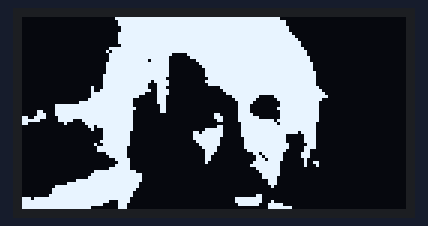
This sketch was run on a simulated Arduino Uno, built with avr-gcc and run on an emulated ATmega328P. Parts: 128×64 one-colour display.

Above: at 0.1 s.

The sketch:

Experiment_14_OLED_Bitmap.ino
```cpp
// (licence header left out)
#include <Wire.h>
#include <Adafruit_SSD1306.h>

const int SWITCH = 3;
const int SCREEN_WIDTH = 128;
const int SCREEN_HEIGHT = 64;
const int OLED_RESET = -1;      //uses Arduino reset button

// 'Einstein_128_64', 128x77px
const unsigned char epd_bitmap_Einstein_128_64 [] PROGMEM = {
	0x00, 0x00, 0x00, 0x01, 0xff, 0xff, 0xff, 0xff, 0xff, 0xff, 0xfc, 0x00, 0x00, 0x00, 0x00, 0x00,
	0x00, 0x00, 0x00, 0x00, 0xff, 0xff, 0xff, 0xff, 0xff, 0xff, 0xff, 0x00, 0x00, 0x00, 0x00, 0x00,
	0x00, 0x00, 0x00, 0x00, 0xff, 0xff, 0xff, 0xff, 0xff, 0xff, 0xff, 0x00, 0x00, 0x00, 0x00, 0x00,
	0x00, 0x00, 0x00, 0x00, 0x7f, 0xff, 0xff, 0xff, 0xff, 0xff, 0xff, 0x80, 0x00, 0x00, 0x00, 0x00,
	0x00, 0x00, 0x00, 0x00, 0x7f, 0xff, 0xff, 0xff, 0xff, 0xff, 0xff, 0x80, 0x00, 0x00, 0x00, 0x00,
	0x00, 0x00, 0x00, 0x00, 0xff, 0xff, 0xff, 0xff, 0xff, 0xff, 0xff, 0xc0, 0x00, 0x00, 0x00, 0x00,
	0x00, 0x00, 0x00, 0x00, 0xff, 0xff, 0xff, 0xff, 0xff, 0xff, 0xff, 0xe0, 0x00, 0x00, 0x00, 0x00,
	0x00, 0x00, 0x00, 0x00, 0xff, 0xff, 0xff, 0xff, 0xff, 0xff, 0xff, 0xf0, 0x00, 0x00, 0x00, 0x00,
	0x00, 0x00, 0x00, 0x00, 0xff, 0xff, 0xff, 0xff, 0xff, 0xff, 0xff, 0xf8, 0x00, 0x00, 0x00, 0x00,
	0x00, 0x00, 0x00, 0x00, 0x7f, 0xff, 0xff, 0xff, 0xff, 0xff, 0xff, 0xf8, 0x00, 0x00, 0x00, 0x00,
	0x00, 0x00, 0x00, 0x07, 0xff, 0xff, 0xff, 0xff, 0xff, 0xff, 0xff, 0xfc, 0x00, 0x00, 0x00, 0x00,
	0x00, 0x00, 0x00, 0x0b, 0xff, 0xff, 0xff, 0xff, 0xff, 0xff, 0xff, 0xfe, 0x00, 0x00, 0x00, 0x00,
	0x00, 0x00, 0x00, 0x07, 0xff, 0xff, 0xc1, 0xff, 0xff, 0xff, 0xff, 0xfe, 0x00, 0x00, 0x00, 0x00,
	0x00, 0x00, 0x00, 0x07, 0xff, 0xff, 0x80, 0xff, 0xff, 0xff, 0xff, 0xff, 0x00, 0x00, 0x00, 0x00,
	0x00, 0x00, 0x00, 0x07, 0xff, 0xdf, 0x80, 0x3f, 0xff, 0xff, 0xff, 0xff, 0x00, 0x00, 0x00, 0x00,
	0x00, 0x00, 0x00, 0x0f, 0xff, 0xff, 0x80, 0x1f, 0xff, 0xff, 0xff, 0xff, 0x80, 0x00, 0x00, 0x00,
	0x00, 0x00, 0x00, 0x0f, 0xff, 0xff, 0x80, 0x0f, 0xff, 0xff, 0xff, 0xff, 0x80, 0x00, 0x00, 0x00,
	0x00, 0x00, 0x00, 0x0f, 0xff, 0xff, 0x80, 0x07, 0xff, 0xff, 0xff, 0xff, 0x80, 0x00, 0x00, 0x00,
	0x00, 0x00, 0x00, 0x0f, 0xff, 0xff, 0x80, 0x07, 0xff, 0xff, 0xff, 0xff, 0xc0, 0x00, 0x00, 0x00,
	0x00, 0x00, 0x00, 0x1f, 0xff, 0xff, 0x80, 0x07, 0xff, 0xff, 0xff, 0xff, 0xc0, 0x00, 0x00, 0x00,
	0x00, 0x00, 0x00, 0x1f, 0xff, 0xff, 0x00, 0x03, 0xff, 0xff, 0xff, 0xff, 0xc0, 0x00, 0x00, 0x00,
	0x00, 0x00, 0x00, 0x1f, 0xff, 0xef, 0x80, 0x07, 0xff, 0xff, 0xff, 0xff, 0xc0, 0x00, 0x00, 0x00,
	0x00, 0x00, 0x00, 0x1f, 0xff, 0xc7, 0x80, 0x03, 0xff, 0xff, 0xff, 0xff, 0xc0, 0x00, 0x00, 0x00,
	0x00, 0x00, 0x01, 0x1f, 0xff, 0xc7, 0x00, 0x00, 0x3f, 0xff, 0xff, 0xff, 0xe0, 0x00, 0x00, 0x00,
	0x00, 0x00, 0x01, 0x3f, 0xff, 0xe7, 0x80, 0x00, 0x1f, 0xff, 0xff, 0xff, 0xf0, 0x00, 0x00, 0x00,
	0x00, 0x00, 0x01, 0xff, 0xff, 0x87, 0x80, 0x00, 0x0f, 0xff, 0xff, 0xff, 0xf8, 0x00, 0x00, 0x00,
	0x00, 0x00, 0x01, 0xff, 0xfe, 0x07, 0x00, 0x00, 0x03, 0xfe, 0x0f, 0xff, 0xfc, 0x00, 0x00, 0x00,
	0x00, 0x00, 0x03, 0xff, 0xf8, 0x07, 0x00, 0x00, 0x01, 0xfc, 0x07, 0xff, 0xf0, 0x00, 0x00, 0x00,
	0x00, 0x00, 0x1f, 0xff, 0xf8, 0x07, 0x00, 0x00, 0x00, 0xf8, 0x03, 0xff, 0xe0, 0x00, 0x00, 0x00,
	0x00, 0x1f, 0xff, 0xff, 0xf8, 0x03, 0x00, 0x00, 0x00, 0xf0, 0x03, 0xff, 0xe0, 0x00, 0x00, 0x00,
	0x00, 0x1f, 0xff, 0xff, 0xfc, 0x03, 0x00, 0x00, 0x00, 0xf0, 0x07, 0xff, 0xe0, 0x00, 0x00, 0x00,
	0x06, 0x1f, 0xff, 0xff, 0xf8, 0x03, 0x00, 0x00, 0x00, 0xf0, 0x03, 0xff, 0xe0, 0x00, 0x00, 0x00,
	0x07, 0x1f, 0xff, 0xff, 0xf8, 0x00, 0x00, 0x00, 0xc0, 0xf8, 0x03, 0xff, 0xe0, 0x00, 0x00, 0x00,
	0xcf, 0x0f, 0xff, 0xff, 0xf8, 0x00, 0x00, 0x00, 0xe0, 0xfe, 0x03, 0xff, 0xe0, 0x00, 0x00, 0x00,
	0xfc, 0x0f, 0x8f, 0xff, 0xf8, 0x00, 0x00, 0x00, 0x60, 0xff, 0xf7, 0xff, 0xe0, 0x00, 0x00, 0x00,
	0xc0, 0x02, 0x07, 0xff, 0xf8, 0x00, 0x00, 0x00, 0x00, 0x7f, 0xfb, 0xff, 0xc0, 0x00, 0x00, 0x00,
	0x00, 0x00, 0x03, 0x7f, 0xf8, 0x00, 0x00, 0x00, 0x60, 0x7f, 0xff, 0xff, 0xc0, 0x00, 0x00, 0x00,
	0x00, 0x00, 0x01, 0x1f, 0xf8, 0x00, 0x00, 0x07, 0xe0, 0x7f, 0xff, 0xff, 0xc0, 0x00, 0x00, 0x00,
	0x00, 0x00, 0x00, 0x1f, 0xf0, 0x00, 0x00, 0x6f, 0xe0, 0x7f, 0xff, 0xf7, 0xc0, 0x00, 0x00, 0x00,
	0x00, 0x00, 0x00, 0x1f, 0xf0, 0x00, 0x00, 0x7f, 0xe0, 0x7f, 0xff, 0x03, 0xc0, 0x00, 0x00, 0x00,
	0x00, 0x00, 0x00, 0x1f, 0xf0, 0x00, 0x00, 0x7f, 0xc0, 0x3f, 0xff, 0x03, 0xc0, 0x00, 0x00, 0x00,
	0x00, 0x00, 0x00, 0x3f, 0xf0, 0x00, 0x00, 0x3f, 0xc0, 0x3f, 0xff, 0x03, 0xc0, 0x00, 0x00, 0x00,
	0x00, 0x00, 0x00, 0x9f, 0xf0, 0x00, 0x00, 0x1f, 0xc0, 0x3f, 0xff, 0x81, 0xc0, 0x00, 0x00, 0x00,
	0x00, 0x00, 0x00, 0x7f, 0xe0, 0x00, 0x00, 0x0f, 0x80, 0x3f, 0xff, 0x83, 0xc0, 0x00, 0x00, 0x00,
	0x00, 0x00, 0x00, 0x7f, 0xe0, 0x00, 0x00, 0x07, 0x80, 0x1f, 0xff, 0x03, 0x00, 0x00, 0x00, 0x00,
	0x00, 0x00, 0x00, 0x0f, 0xe0, 0x00, 0x00, 0x07, 0x00, 0x06, 0xfe, 0x07, 0x00, 0x00, 0x00, 0x00,
	0x00, 0x00, 0x00, 0x07, 0xe0, 0x00, 0x00, 0x06, 0x00, 0x03, 0x7e, 0x07, 0x00, 0x00, 0x00, 0x00,
	0x00, 0x00, 0x00, 0x01, 0xf0, 0x00, 0x00, 0x06, 0x00, 0x03, 0xbe, 0x02, 0x00, 0x00, 0x00, 0x00,
	0x00, 0x00, 0x00, 0x00, 0xf0, 0x00, 0x00, 0x04, 0x00, 0x07, 0xfc, 0x02, 0x60, 0x00, 0x00, 0x00,
	0x00, 0x00, 0x00, 0x01, 0xf0, 0x00, 0x00, 0x00, 0x00, 0x0f, 0xfc, 0x02, 0x20, 0x00, 0x00, 0x00,
	0x00, 0x00, 0x00, 0x07, 0xf0, 0x00, 0x00, 0x00, 0x00, 0x03, 0xfc, 0x00, 0x00, 0x00, 0x00, 0x00,
	0x00, 0x00, 0x00, 0xff, 0xfc, 0x00, 0x00, 0x00, 0x00, 0x01, 0xfc, 0x00, 0x00, 0x00, 0x00, 0x00,
	0x00, 0x00, 0x01, 0xff, 0xff, 0x00, 0x00, 0x00, 0x00, 0x00, 0xfc, 0x00, 0x00, 0x00, 0x00, 0x00,
	0x00, 0x00, 0x03, 0xff, 0xff, 0x00, 0x00, 0x00, 0x00, 0x00, 0xf8, 0x00, 0x00, 0x00, 0x00, 0x00,
	0x00, 0x00, 0x3f, 0xff, 0xff, 0x00, 0x00, 0x00, 0x00, 0x00, 0x38, 0x00, 0x00, 0x00, 0x00, 0x00,
	0x00, 0x01, 0xff, 0xff, 0xfe, 0x00, 0x00, 0x00, 0x00, 0x00, 0x38, 0x00, 0x00, 0x00, 0x00, 0x00,
	0x00, 0x1f, 0xff, 0xff, 0xfe, 0x00, 0x00, 0x00, 0x00, 0x00, 0x10, 0x00, 0x00, 0x00, 0x00, 0x00,
	0x00, 0x3f, 0xff, 0xff, 0xfc, 0x00, 0x00, 0x00, 0x00, 0x00, 0x00, 0x00, 0x00, 0x00, 0x00, 0x00,
	0x00, 0x3f, 0xff, 0xff, 0xf8, 0x00, 0x00, 0x00, 0x00, 0x00, 0x00, 0x00, 0x00, 0x00, 0x00, 0x00,
	0x00, 0x7f, 0xff, 0xff, 0xf8, 0x00, 0x00, 0x00, 0x00, 0x03, 0x00, 0x00, 0x00, 0x00, 0x00, 0x00,
	0xef, 0xff, 0xff, 0xff, 0xf0, 0x00, 0x00, 0x00, 0x01, 0xff, 0x00, 0x00, 0x00, 0x00, 0x00, 0x00,
	0xff, 0xff, 0xff, 0xf8, 0xf0, 0x00, 0x00, 0x00, 0x01, 0xff, 0x10, 0x00, 0x00, 0x00, 0x00, 0x00,
	0xff, 0xff, 0xff, 0xe0, 0xe0, 0x00, 0x00, 0x00, 0x00, 0xfe, 0x3e, 0x00, 0x00, 0x00, 0x00, 0x00,
	0xff, 0xff, 0xfe, 0x00, 0xe0, 0x00, 0x00, 0x00, 0x00, 0x00, 0x3f, 0xc0, 0x00, 0x00, 0x00, 0x00,
	0xff, 0xff, 0xf8, 0x01, 0xc0, 0x00, 0x00, 0x00, 0x00, 0x00, 0x1f, 0xf8, 0x00, 0x00, 0x00, 0x00,
	0xff, 0xff, 0xe0, 0x03, 0x80, 0x00, 0x00, 0x00, 0x00, 0x00, 0x09, 0xff, 0x00, 0x00, 0x00, 0x00,
	0xff, 0xff, 0xe0, 0x0f, 0x80, 0x00, 0x00, 0x00, 0x00, 0x00, 0x00, 0x1d, 0xc0, 0x00, 0x00, 0x00,
	0xff, 0xff, 0xc0, 0x1f, 0x80, 0x00, 0x00, 0x00, 0x00, 0x00, 0x00, 0x00, 0x80, 0x00, 0x00, 0x00,
	0xff, 0xff, 0xc0, 0x3f, 0x80, 0x00, 0x00, 0x00, 0x00, 0x00, 0x00, 0x00, 0x00, 0x00, 0x00, 0x00,
	0x7f, 0xff, 0x80, 0xff, 0x80, 0x00, 0x00, 0x00, 0x00, 0x00, 0x00, 0x00, 0x04, 0x00, 0x00, 0x00,
	0x3f, 0xff, 0x03, 0xff, 0x00, 0x00, 0x00, 0x00, 0x00, 0x00, 0x00, 0x00, 0x04, 0x00, 0x00, 0x00,
	0x0f, 0xfc, 0x07, 0xff, 0x00, 0x00, 0x00, 0x00, 0x00, 0x00, 0x00, 0x00, 0x07, 0x00, 0x00, 0x00,
	0x03, 0xe0, 0x0f, 0xff, 0x00, 0x00, 0x00, 0x00, 0x00, 0x00, 0x00, 0x00, 0x03, 0x80, 0x00, 0x00,
	0x00, 0x00, 0x3f, 0x9e, 0x00, 0x00, 0x00, 0x00, 0x00, 0x00, 0x00, 0x00, 0x01, 0x80, 0x00, 0x00,
	0x00, 0x00, 0x7f, 0x84, 0x00, 0x00, 0x00, 0x00, 0x00, 0x00, 0x00, 0x00, 0x01, 0x00, 0x00, 0x00,
	0x00, 0x00, 0xfc, 0x04, 0x00, 0x00, 0x00, 0x00, 0x00, 0x00, 0x00, 0x00, 0x00, 0x00, 0x00, 0x00,
	0x00, 0x01, 0xfc, 0x04, 0x00, 0x00, 0x00, 0x00, 0x00, 0x00, 0x00, 0x00, 0x00, 0x00, 0x00, 0x00
};


Adafruit_SSD1306 display(SCREEN_WIDTH, SCREEN_HEIGHT, &Wire, OLED_RESET);

void setup() {
  Serial.begin(9600);
  // Declaration for an SSD1306 display connected to I2C (SDA, SCL pins)
  // SSD1306_SWITCHCAPVCC = generate display voltage from 3.3V internally
  if (!display.begin(SSD1306_SWITCHCAPVCC, 0x3C)) {
    Serial.println("SSD1306 allocation failed");
    for (;;)
      ;  // Don't proceed, loop forever
  }
  //clear display buffer
  display.clearDisplay();
  display.display();  //write empty buffer to display

  // Display bitmap
  display.drawBitmap(0, 0,  epd_bitmap_Einstein_128_64, 128, 64, WHITE);
  display.display();
}

void loop() {

}
```
